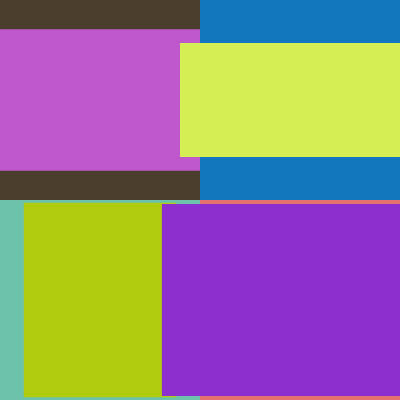
Frame 1 (no input)
Frame 60 (no input): identical to frame 1, image omitted
Frame 120 (the mouse pressed at the canvas centre since frame 60): identical to frame 1, image omitted

The p5.js sketch that drew this single still picture (run headless with seeded random() and noise() and a simulated clock; from frame 60 on, the mouse is pressed at the canvas centre):

// p5.js sketch
// ── sketch.js
let square1;

let squares = [];

let gridSize = 2;

function setup() {
  createCanvas(400, 400);
  
  let gridWidth = width / gridSize;
  let gridHeight = height / gridSize;
  
  for (let i=0; i < width; i += gridWidth) {
    for (let j=0; j < height; j += gridHeight) {
      let sq = new Square(i, j, gridWidth, gridHeight);
      squares.push(sq);
    }
  }
}

function draw() {
  
  for(let i = 0; i < squares.length; i++) {
    let sq = squares[i];
    sq.render();
  }
    
}
// ── square.js
class Square {
  constructor(x, y, canvasWidth, canvasHeight) {
    this.x = x;
    this.y = y;
    this.canvasWidth = canvasWidth;
    this.canvasHeight = canvasHeight;
    this.width = random(100,300);
    this.height = random(100,300);
    this.color = color(random(255), random(255), random(255));
    this.bgColor = color(random(255), random(255), random(255));
  }
  
  render() {
    noStroke();
    push();
    translate(this.x, this.y);
    fill(this.bgColor);
    rectMode(CORNER);
    rect(0, 0, this.canvasWidth, this.canvasHeight);
    translate(this.canvasWidth / 2, this.canvasHeight / 2);
    rectMode(CENTER);
    fill(this.color);
    rect(0, 0, this.width, this.height);
    pop();
  }
  
}
